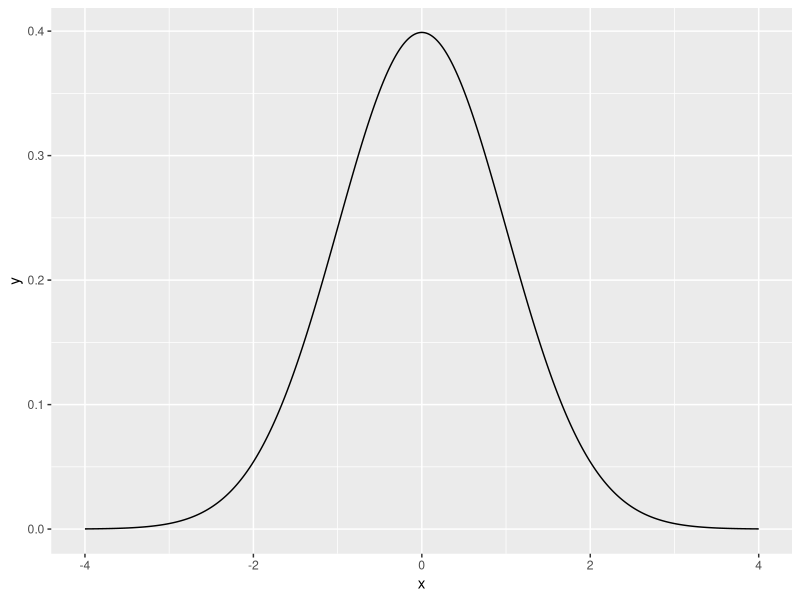
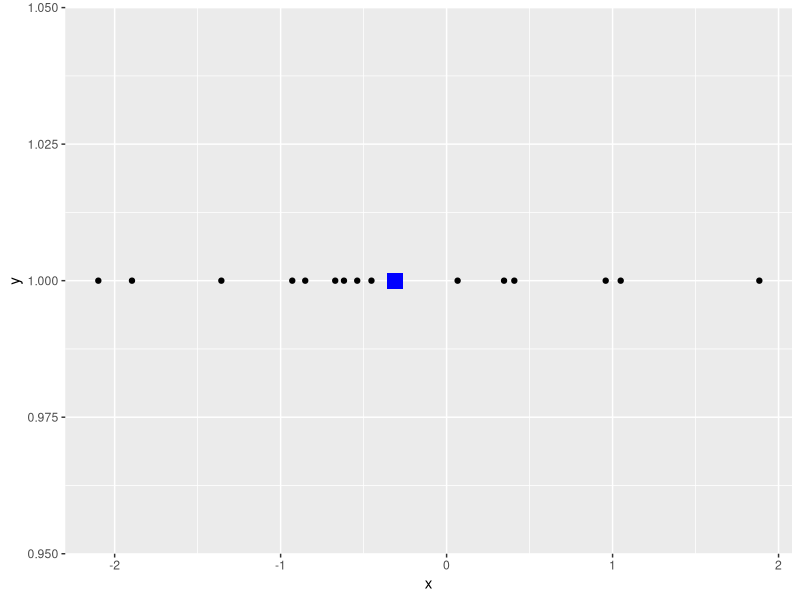
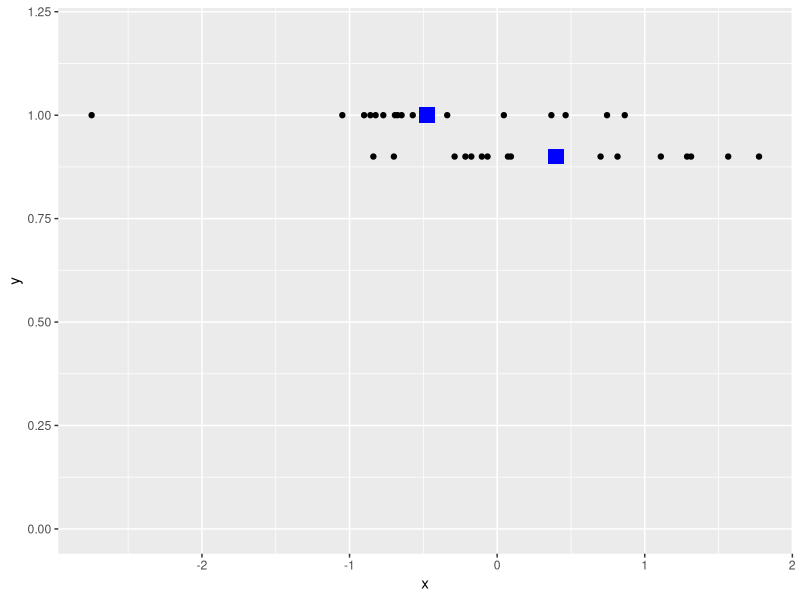
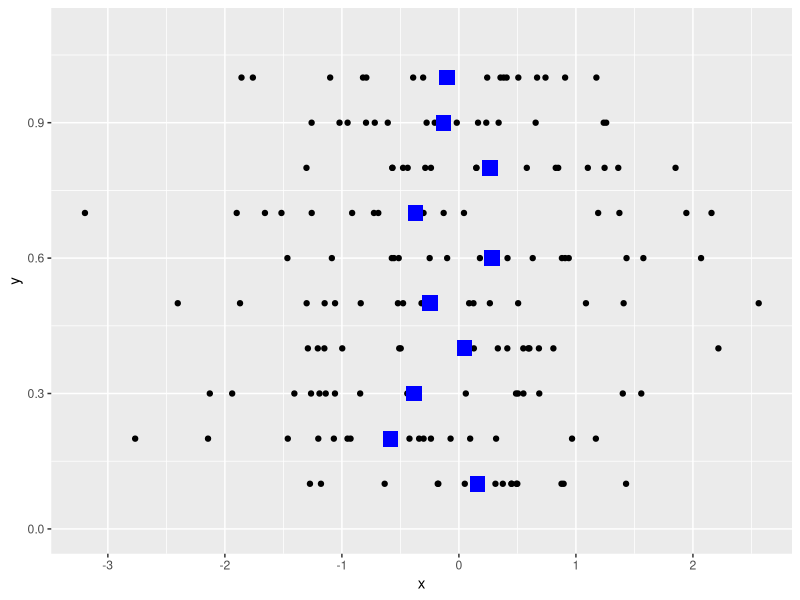
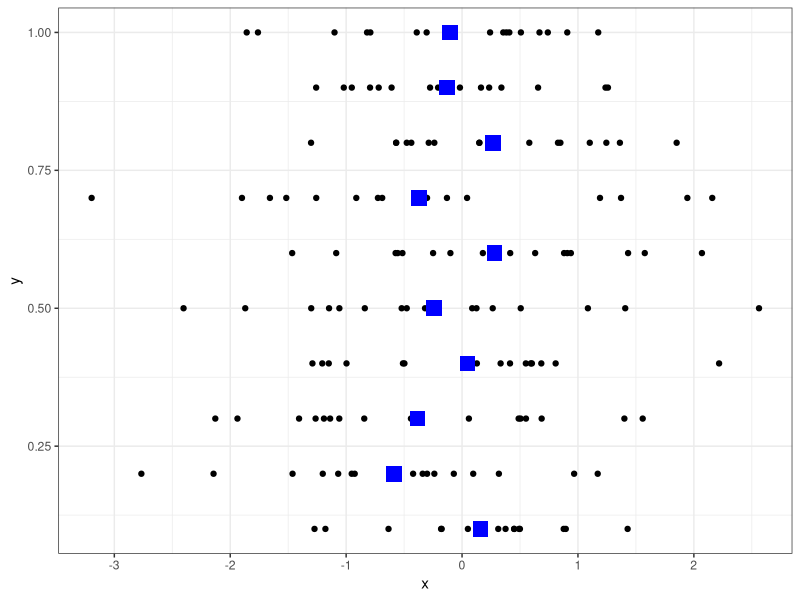
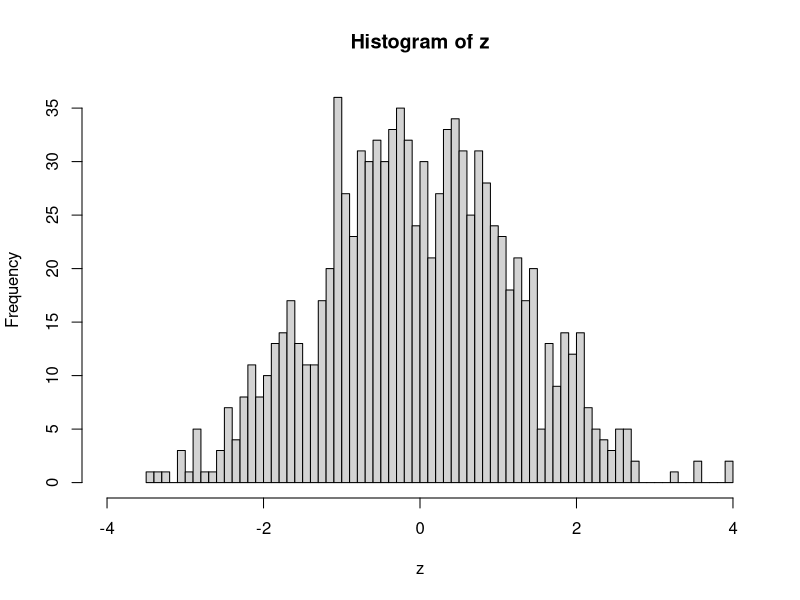
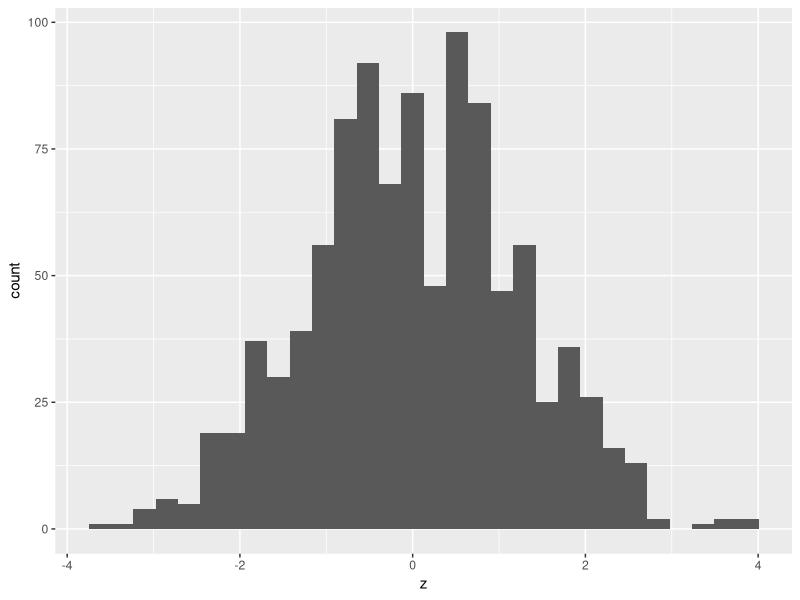
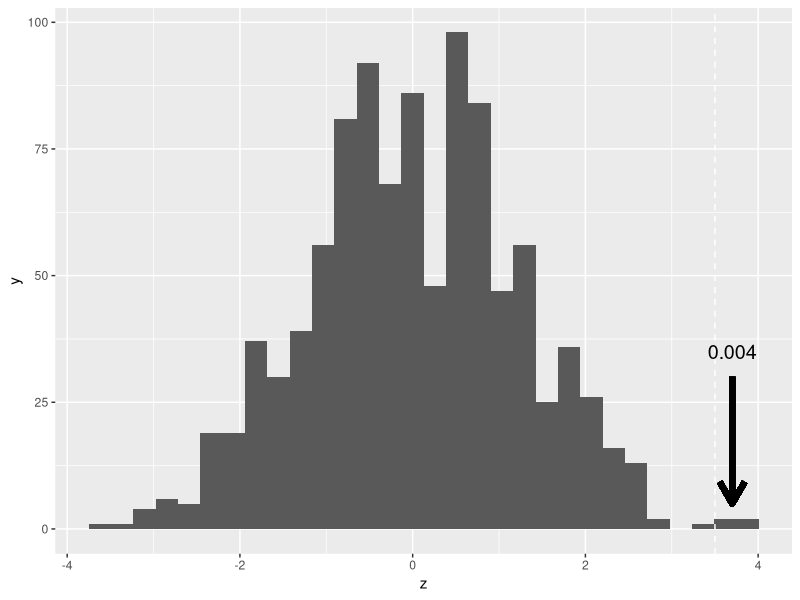

Write R code to recreate these figures, in order.
## ---- chunk 1
library(ggplot2, quietly = T)

x <- seq(-4, 4, by=0.01)
y <- dnorm(x, 0, 1)
dat <- data.frame(x, y)
ggplot(dat, aes(x, y)) +
  geom_line()

## ---- chunk 2
library(ggplot2, quietly = T)

nsample <- 16
x <- rnorm(nsample, 0, 1)
y <- rep(1, nsample)
xbar <- mean(x)
dat <- data.frame(x, y)
ggplot(dat, aes(x, y)) +
  geom_point() +
  geom_point(aes(x=mean(x), y=1), colour="blue", size=5, shape=15)

## ---- chunk 3
library(ggplot2, quietly = T)

nsample <- 16
x <- rnorm(nsample*2, 0, 1)
y <- c(rep(1, nsample), rep(0.9, nsample))
g <- factor(c(rep(1, nsample), rep(2, nsample)))

dat <- data.frame(x, y, g)

ggplot(dat, aes(x, y)) +
  geom_point() +
  geom_point(aes(x=mean(x[1:nsample]), y=1), colour="blue", size=5, shape=15) +
  geom_point(aes(x=mean(x[(nsample+1):length(x)]), y=0.9), colour="blue", size=5, shape=15) +
  scale_y_continuous(limits=c(0, 1.2))

## ---- chunk 4
suppressWarnings(suppressMessages(library(ggplot2, quietly = T)))
suppressWarnings(suppressMessages(library(dplyr, quietly = T)))

nsample <- 16
nrep <- 10

x <- rnorm(nsample*nrep, 0, 1)
tmpy <- seq(0.1, 1, length.out=nrep)
y <- rep(tmpy, each=nsample)
## ?rep
g <- factor(y)

dat <- data.frame(x, y, g)
dat_mean <- dat %>% 
  group_by(g) %>% 
  summarise(mean=mean(x))

ggplot(dat, aes(x, y)) +
  geom_point() +
  scale_y_continuous(limits=c(0, 1.1)) +
  geom_point(data=dat_mean, aes(y=as.numeric(as.character(g)), x=mean), colour="blue", size=5, shape=15)

str(dat_mean)
as.numeric(as.character(dat_mean$g))


ggplot() + 
  geom_point(data=dat, aes(x, y)) +
  geom_point(data=dat_mean, aes(x=mean, y=as.numeric(as.character(dat_mean$g))), colour="blue", size=5, shape=15) +
  theme_bw()
  
  

## ---- chunk 5
coff <- c(245, 246, 246, 248, 248, 248, 250, 250, 250, 252)
nocoff <- c(242, 242, 242, 244, 244, 245, 246, 247, 248, 248)
dat <- data.frame(coff, nocoff)
obs <- with(dat, mean(coff) - mean(nocoff))
obs
## ---- chunk 6

caf <- c(245, 246, 246, 248, 248, 248, 250, 250, 250, 252)
no_caf <- c(242, 242, 242, 244, 244, 245, 246, 247, 248, 248)
random_data <- c(caf, no_caf) 
obs <- mean(caf) - mean(no_caf)

x <- sample(random_data, 10, replace=T)
y <- sample(random_data, 10, replace=T)

mean(x) - mean(y)
## ---- chunk 7
suppressWarnings(suppressMessages(library(ggplot2, quietly = T)))
suppressWarnings(suppressMessages(library(dplyr, quietly = T)))

caf <- c(245, 246, 246, 248, 248, 248, 250, 250, 250, 252)
no_caf <- c(242, 242, 242, 244, 244, 245, 246, 247, 248, 248)
random_data <- c(caf, no_caf) 

z <- rep(0, 1000)
for(i in 1:1000){
  x <- sample(random_data, 10, replace=T)
  y <- sample(random_data, 10, replace=T)
  z[i] <- mean(x) - mean(y)
}
hist(z, br=100, xlim=c(-4,4))
dat <- data.frame(z, y, x)
ggplot(dat, aes(x=z)) + geom_histogram()

#obs <- mean(caf)-mean(no_caf)
#res <- replicate(2000, {
#  ind <- sample(1:20, 10, replace=F)
#  mean(the_data$values[ind]) - mean(the_data$values[-ind])
#})
#hist(res, br=100)
#abline(v=obs, col="red", lty=2)


## ---- chunk 8

empval <- sum(dat$z > obs)/length(dat$z)

ggplot(dat, aes(x=z)) + 
  geom_histogram() +
  geom_vline(xintercept = obs, color="white", linetype = "dashed") +
  geom_segment(aes(x = obs+0.2, y = 30, xend = obs+0.2, yend = 5), 
               arrow = arrow(), 
               size=2) +
  annotate("text", label = empval, x = obs+0.2, y = 35, size = 5)


## ---- chunk 9

p <- 0.55
n <- 1003
x <- rbinom(1000, n, p)
#mean(x)
hist(x, br=100)
quantile(x, c(0.025, 0.975))

## ---- chunk 10
## ===============
x <- rbinom(2, n, p)
## mean(x)
hist(x, br=100)

## ---- chunk 11

mu <- 100
sigma <- 16
M <- 1000
n <- 4
res <- replicate(M, {
	x <- rnorm(n, mu, sigma)
	se <- (mean(x)-mu) / sd(x)/sqrt(n)
	(mean(x) - mu)/se
})

quantile(res, c(0.025, 0.975))
hist(res, br=100)
## ---- chunk 12

ggplot(data.frame(res), aes(x=res)) + 
  geom_histogram()
